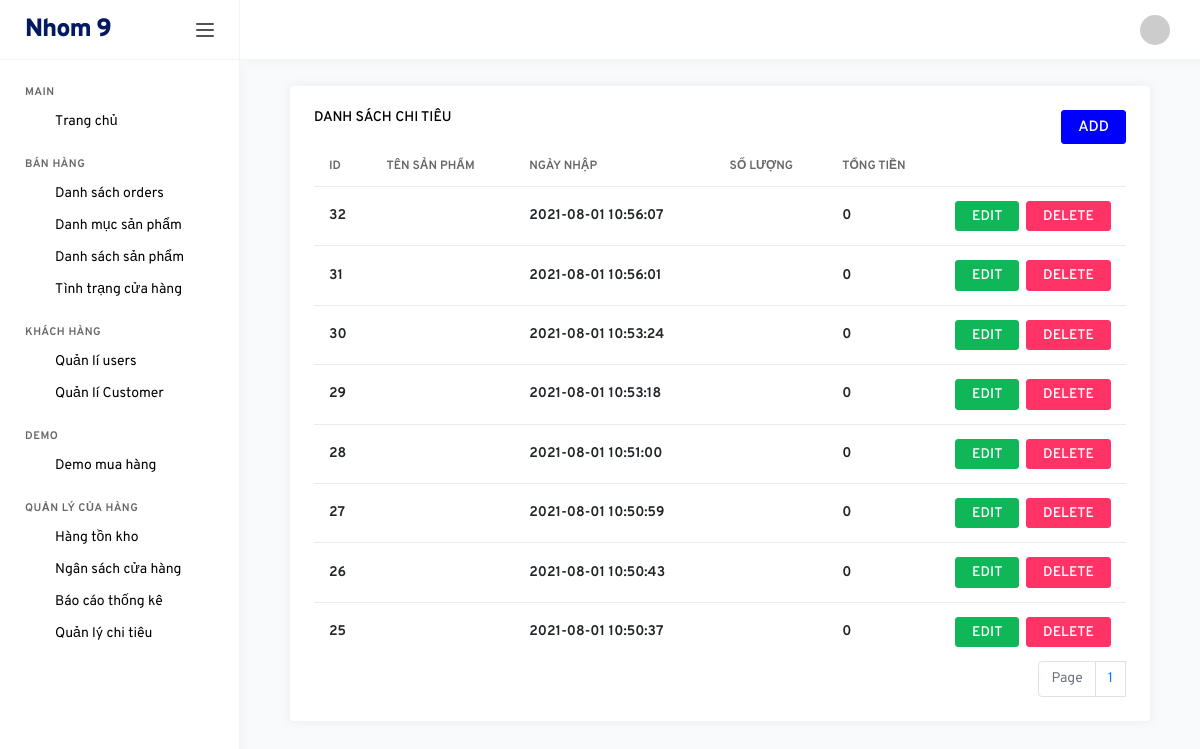
The page /backend/index.php?controller=ThongKe&action=getChiTieu (signed in) on the database as committed earlier.
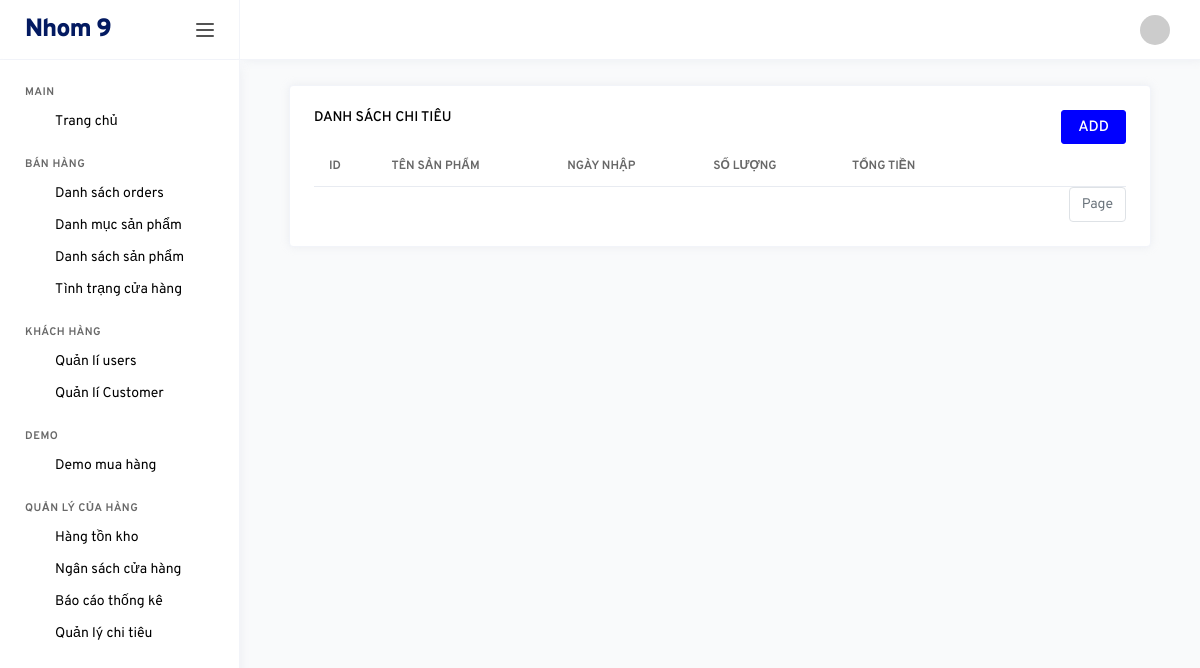
The same page on the database as committed later.
### tables this page shows
CREATE TABLE `thong_ke` (
  `id` int(11) NOT NULL,
  `date` datetime NOT NULL,
  `quantity` int(11) NOT NULL,
  `name` varchar(500) NOT NULL,
  `total_money` bigint(20) NOT NULL
);

### backend/controllers/ThongKeController.php (called while the page is built, shortened)
<?php
	include "Models/ThongKeModel.php";
	class ThongKeController extends Controller{
		public function getChiTieu()
		{
			$recordPerPage = 25;
			$numPage = ceil($this->totalRecord()/$recordPerPage);
			$getThongKes = $this->modelGetThongKe($recordPerPage);
			$this->loadView("baocaothongke.php", ['getThongKes' => $getThongKes, 'numPage' => $numPage]);
		}
	}
 ?>

### backend/models/ThongKeModel.php (called while the page is built, shortened)
<?php
trait ThongKeModel{
    public function modelGetThongKe($recordPerPage)
    {
        $conn = Connection::getInstance();
        $p = isset($_GET["p"]) && is_numeric($_GET["p"]) && $_GET["p"] > 0 ? ($_GET["p"]-1) : 0;
        $from = $p * $recordPerPage;
        $query = $conn->query("select * from thong_ke order by id desc limit $from,$recordPerPage");
        return $query->fetchAll();
    }
    public function totalRecord(){
        $conn = Connection::getInstance();
        $query = $conn->query("select id from thong_ke");
        return $query->rowCount();
    }
}
?>

### backend/views/baocaothongke.php (the view, shortened to what this page needs)
    <div class="col-md-12">
<div class="col-md-12 grid-margin stretch-card">
<div class="card">
    <div class="card-body">
                <div style=" float: right;">
                    <a href="index.php?controller=thongKe&action=create" class="btn btn-primary"><h6>ADD</h6></a>
                </div>
                <h6 class="card-title">Danh sách chi tiêu</h6>
                <div class="table-responsive">
                        <table class="table table-hover">
                            <thead>
                                <tr>
                                    <th>id</th>
                                    <th>Tên sản phẩm</th>
                                    <th>Ngày nhập</th>
                                    <th>Số lượng</th>
                                    <th>Tổng tiền</th>
                                    <th style="width: 150px;"></th>
                                </tr>
                            </thead>
                            <tbody>
                                <?php foreach ($getThongKes as $row): ?>
                                <tr>
                                    <th><?php echo $row->id; ?></th>
                                    <th><?php echo $row->name; ?></th>
                                    <th><?php echo $row->date; ?></th>
                                    <th><?php echo $row->quantity; ?></th>
                                    <th><?php echo $row->total_money; ?></th>
                                    <td style="text-align:center;">
                            <a class="btn btn-success" href="index.php?controller=thongKe&action=update&id=<?php echo $row->id; ?>">EDIT</a>&nbsp;
                            <a class="btn btn-danger" href="index.php?controller=thongKe&action=delete&id=<?php echo $row->id; ?>" onclick="return window.confirm('Ban co muon xoa?');">DELETE</a>
                        </td>
                                </tr>
                                <?php endforeach; ?>
                            </tbody>
                        </table>
                        <nav aria-label="Page navigation example">
                        <ul class="pagination">
                            <li class="page-item disabled"><a class="page-link" href="#">Page</a></li>
                            <?php for($i = 1;$i <= $numPage; $i++): ?>
                                <li><a class="page-link" href="index.php?controller=users&p=<?php echo $i; ?>"><?php echo $i; ?></a></li>
                                <?php endfor; ?>
                        </ul>
                        </nav>
                </div>
    </div>
</div>
    </div>
    </div>

Rows that differ between the two databases and show on the page:
removed thong_ke: id "32", date "2021-08-01 10:56:07", total_money "0"
removed thong_ke: id "31", date "2021-08-01 10:56:01", total_money "0"
removed thong_ke: id "30", date "2021-08-01 10:53:24", total_money "0"
removed thong_ke: id "29", date "2021-08-01 10:53:18", total_money "0"
removed thong_ke: id "28", date "2021-08-01 10:51:00", total_money "0"
removed thong_ke: id "27", date "2021-08-01 10:50:59", total_money "0"
removed thong_ke: id "26", date "2021-08-01 10:50:43", total_money "0"
removed thong_ke: id "25", date "2021-08-01 10:50:37", total_money "0"
Other text that changed with them:
list line gone: "1"
